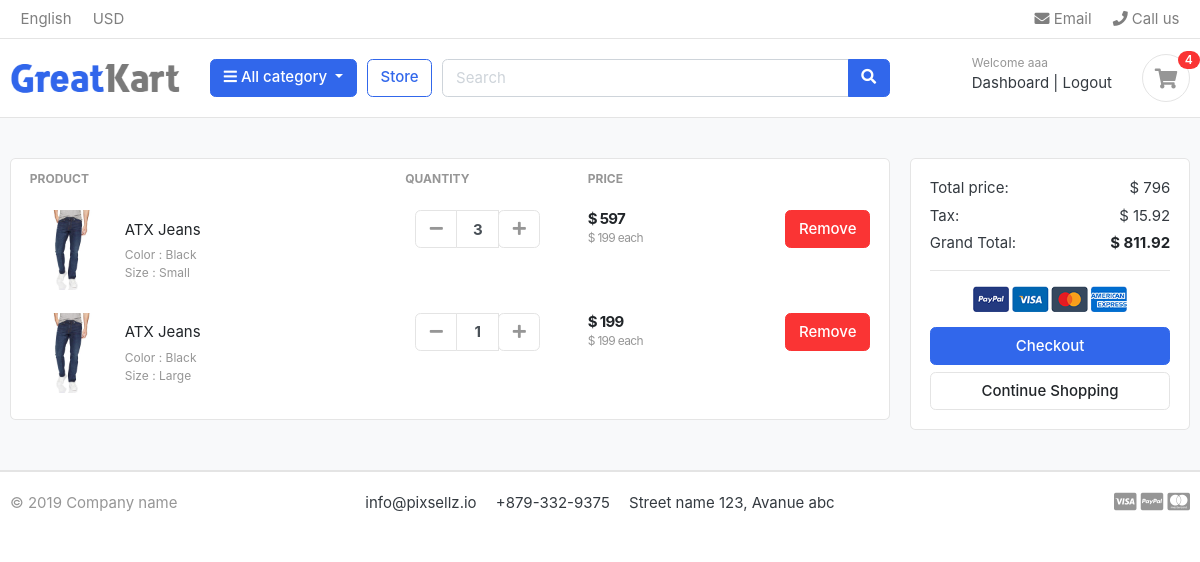
Screenshot of /cart/ (signed in) with the database file from the repository.
### accounts/models.py (models this page shows, shortened)
class Account(AbstractBaseUser):
    first_name = models.CharField(max_length=50)
    last_name = models.CharField(max_length=50)
    username = models.CharField(max_length=50,unique=True)
    email = models.EmailField(max_length=100,unique=True)
    phone_number = models.CharField(max_length=50)
    date_joined = models.DateTimeField(auto_now_add=True)
    last_login = models.DateTimeField(auto_now_add=True)
    is_admin = models.BooleanField(default=False)
    is_staff = models.BooleanField(default=False)
    is_active = models.BooleanField(default=False)
    is_superadmin = models.BooleanField(default=False)
    USERNAME_FIELD = 'email'
    REQUIRED_FIELDS = ['username','first_name','last_name']
    objects = MyAccountManager()

### carts/models.py (models this page shows, shortened)
class CartItem(models.Model):
    user = models.ForeignKey(Account,on_delete=models.CASCADE, null=True)
    product = models.ForeignKey(Product,on_delete= models.CASCADE)
    variations = models.ManyToManyField(Variation,blank=True)
    cart = models.ForeignKey(Cart,on_delete=models.CASCADE, null=True)
    quantity = models.IntegerField()
    is_active = models.BooleanField(default=True)
    def sub_total(self):
        return self.product.price * self.quantity

### store/models.py (models this page shows, shortened)
class Product(models.Model):
    product_name = models.CharField(max_length=200,unique=True)
    slug = models.SlugField(max_length=200,unique=True)
    description = models.TextField(max_length=500,blank=True)
    price = models.IntegerField()
    images = models.ImageField(upload_to='photos/products')
    stock = models.IntegerField()
    is_available = models.BooleanField(default=True)
    category = models.ForeignKey(Category,on_delete = models.CASCADE)
    created_date = models.DateTimeField(auto_now_add=True)
    modified_date = models.DateTimeField(auto_now=True)
    def get_url(self):
        return reverse('product_detail',args=[self.category.slug,self.slug])

class Variation(models.Model):
    product = models.ForeignKey(Product,on_delete=models.CASCADE)
    variation_category = models.CharField(max_length=100,choices=variation_category_choice)
    variation_value = models.CharField(max_length=100)
    is_active = models.BooleanField(default=True)
    created_date = models.DateTimeField(auto_now = True)
    objects = VariationManager()

### carts/views.py (the view)
# urls.py: path('',views.cart,name='cart'),
def cart(request, total=0,quantity=0,cart_items=None):
    try:
        tax = 0
        grand_total= 0
        if request.user.is_authenticated:
            cart_items = CartItem.objects.filter(user=request.user,is_active=True)
        else:
            cart = Cart.objects.get(cart_id = _cart_id(request))
            cart_items = CartItem.objects.filter(cart=cart,is_active=True)
        for cart_item in cart_items:
            total += (cart_item.product.price*cart_item.quantity)
            quantity += cart_item.quantity
        tax = (2*total)/100
        grand_total = total+tax
    except ObjectDoesNotExist:
        pass
    context = {
        'total':total,
        'quantity':quantity,
        'cart_items':cart_items,
        'tax':tax,
        'grand_total':grand_total
    }
    return render(request,'store/cart.html',context)

### carts/context_processors.py (called while the page is built)
def counter(request):
    cart_count = 0
    if 'admin' in request.path:
        return {}
    else:
        try:
            cart= Cart.objects.filter(cart_id=_cart_id(request))
            if request.user.is_authenticated:
                cart_items=CartItem.objects.all().filter(user=request.user)
            else:
                cart_items = CartItem.objects.all().filter(cart=cart[:1])
            for cart_item in cart_items:
                cart_count = cart_count + cart_item.quantity
        except Cart.DoesNotExist:
            cart_count = 0
    return dict(cart_count=cart_count)

### carts/views.py (called while the page is built)
def _cart_id(request):
    cart = request.session.session_key
    if not cart:
        cart = request.session.create()
    return cart

### category/context_processors.py (called while the page is built)
def menu_links(request):
    links = Category.objects.all()
    return dict(links=links)

### category/models.py (called while the page is built)
    def get_url(self):
        return reverse('products_by_category',args=[self.slug])

### templates/store/cart.html (shortened to what this page needs)
{% extends 'base.html'%}
{% load static %}
{% block content %}
<section class="section-content padding-y bg">
<div class="container">
{% if not cart_items %}
<h2 class="text-center text-danger">Your Shopping Cart is Empty</h2>
<br>
<div class="text-center">
	<a href="{% url 'store' %}" class="btn btn-primary">Continue Shopping </a>
</div>
{% else %}
<div class="row">
	<aside class="col-lg-9">
<div class="card">
<table class="table table-borderless table-shopping-cart">
<thead class="text-muted">
<tr class="small text-uppercase">
  <th scope="col">Product</th>
  <th scope="col" width="120">Quantity</th>
  <th scope="col" width="120">Price</th>
  <th scope="col" class="text-right" width="200"> </th>
</tr>
</thead>
<tbody>
{% for cart_item in cart_items %}
<tr>
	<td>
		<figure class="itemside align-items-center">
			<div class="aside"><img src="{{ cart_item.product.images.url }}" class="img-sm"></div>
			<figcaption class="info">
				<a href="{{ cart_item.product.get_url }}" class="title text-dark">{{ cart_item.product.product_name}}</a>
				<p class="text-muted small">
					{% if cart_item.variations.all %}
					{% for item in cart_item.variations.all %}
						{{ item.variation_category | capfirst }} : {{item.variation_value | capfirst}}<br>
					{% endfor %}
					{% endif %}
				 </p>
			</figcaption>
		</figure>
	</td>
	<td>
					<div class="col">
						<div class="input-group input-spinner">
							<div class="input-group-prepend">
							<a href="{% url 'remove_cart' cart_item.product.id  cart_item.id %}" class="btn btn-light" type="button" id="button-plus"> <i class="fa fa-minus"></i> </a>
							</div>
							<input type="text" class="form-control"  value="{{ cart_item.quantity}}">
							<div class="input-group-append">
							<form action="{% url 'add_cart' cart_item.product.id %}" method="POST">
								<button type="submit" class="btn btn-light"  id="button-minus"> <i class="fa fa-plus"></i> </button>
								</form>
						</div>
						</div>
					</div>
	</td>
	<td>
		<div class="price-wrap">
			<var class="price">$ {{cart_item.sub_total }}</var>
			<small  class="text-muted"> $ {{ cart_item.product.price}} each </small>
		</div>
	</td>
	<td class="text-right">
	<a href="{% url 'remove_cart_item' cart_item.product.id cart_item.id %}" onclick="return confirm('Are you sure you want to delete this item ?')" class="btn btn-danger"> Remove</a>
	</td>
</tr>
{% endfor %}
</tbody>
</table>
</div>
	</aside>
	<aside class="col-lg-3">
		<div class="card">
		<div class="card-body">
			<dl class="dlist-align">
			  <dt>Total price:</dt>
			  <dd class="text-right">$ {{ total}}</dd>
			</dl>
			<dl class="dlist-align">
			  <dt>Tax:</dt>
			  <dd class="text-right"> $ {{tax}}</dd>
			</dl>
			<dl class="dlist-align">
			  <dt>Grand Total:</dt>
			  <dd class="text-right text-dark b"><strong>$ {{grand_total}}</strong></dd>
			</dl>
			<hr>
			<p class="text-center mb-3">
				<img src="{% static './images/misc/payments.png' %}" height="26">
			</p>
			<a href="{% url 'checkout'%}" class="btn btn-primary btn-block"> Checkout </a>
			<a href="{% url 'store' %}" class="btn btn-light btn-block">Continue Shopping</a>
		</div>
		</div>
</aside>
</div>
{% endif %}
</div>
</section>
{% endblock %}

### templates/includes/navbar.html (shortened to what this page needs)
{% load static %}
  <header class="section-header">
  <nav class="navbar p-md-0 navbar-expand-sm navbar-light border-bottom">
  <div class="container">
    <div class="collapse navbar-collapse" id="navbarTop4">
      <ul class="navbar-nav mr-auto">
      	<li class="nav-item dropdown">
  		 	<a href="#" class="nav-link">   English </a>
  		</li>
  		<li class="nav-item dropdown">
  			<a href="#" class="nav-link"> USD </a>
  		</li>
      </ul>
      <ul class="navbar-nav">
  		<li><a href="#" class="nav-link"> <i class="fa fa-envelope"></i> Email </a></li>
  		<li><a href="#" class="nav-link"> <i class="fa fa-phone"></i> Call us </a></li>
  	</ul>
    </div>
  </div>
  </nav>
<section class="header-main border-bottom">
  	<div class="container">
  <div class="row align-items-center">
  	<div class="col-lg-2 col-md-3 col-6">
  		<a href="{% url 'home'%}" class="brand-wrap">
  			<img class="logo" src="{% static './images/logo.png' %}">
  		</a>
  	</div>
  	<div class="col-lg col-sm col-md col-6 flex-grow-0">
  		<div class="category-wrap dropdown d-inline-block float-right">
  			<button type="button" class="btn btn-primary dropdown-toggle" data-toggle="dropdown">
  				<i class="fa fa-bars"></i> All category
  			</button>
  		</div>
  	</div>
  	<a href="{% url 'store' %}" class="btn btn-outline-primary">Store</a>
  	<div class="col-lg  col-md-6 col-sm-12 col">
  		<form action="{% url 'search' %}" class="search" method='GET'>
  			<div class="input-group w-100">
  			    <input type="text" class="form-control" style="width:60%;" placeholder="Search" name='keyword'>
  			    <div class="input-group-append">
  			      <button class="btn btn-primary" type="submit">
  			        <i class="fa fa-search"></i>
  			      </button>
  			    </div>
  		    </div>
  		</form>
  	</div>
  	<div class="col-lg-3 col-sm-6 col-8 order-2 order-lg-3">
  				<div class="d-flex justify-content-end mb-3 mb-lg-0">
            {% if user.id is None %}
  					<div class="widget-header">
  						<small class="title text-muted">Welcome guest!</small>
  						<div>
  							<a href="{% url 'login' %}">Sign in</a> <span class="dark-transp"> | </span>
  							<a href="{% url 'register' %}"> Register</a>
  						</div>
  					</div>
            {% else %}
            <div class="widget-header">
              <small class="title text-muted">Welcome {{user.first_name}}</small>
              <div>
                <a href="{% url 'dashboard' %}">Dashboard </a> <span class="dark-transp"> | </span>
                <a href="{% url 'logout' %}"> Logout </a>
              </div>
            </div>
            {% endif %}
  					<a href="{% url 'cart' %}" class="widget-header pl-3 ml-3">
  						<div class="icon icon-sm rounded-circle border"><i class="fa fa-shopping-cart"></i></div>
  						<span class="badge badge-pill badge-danger notify">{{ cart_count}}</span>
  					</a>
  				</div>
  			</div>
  </div>
  	</div>
  </section>
  </header>

### STATIC/css/ui.css (style rules this page uses)
html { font-family: "Inter", sans-serif; font-size: 15px; }
.price-wrap { letter-spacing: -0.7px; }
.icon-xs, .icon-sm, .icon-md, .icon-lg { display: inline-block; text-align: center; flex-shrink: 0; flex-grow: 0; }
.icon-sm { width: 48px; height: 48px; line-height: 48px !important; font-size: 20px; }
.img-xs, .img-sm, .img-md, .img-lg { -o-object-fit: cover; object-fit: cover; flex-shrink: 0; flex-grow: 0; }
.img-sm { width: 80px; height: 80px; }
.padding-y { padding-top: 40px; padding-bottom: 40px; }
var { font-style: normal; }
figure { margin-bottom: 0; }
.bg { background-color: #f8f9fa; }
.b { font-weight: 600; }
p:last-child { margin-bottom: 0; }
.header-main { position: relative; padding-top: 1rem; padding-bottom: 1rem; }
.brand-wrap .logo, .navbar-brand .logo { margin-right: 7px; max-height: 42px; display: inline-block; }
.widget-header { display: inline-block; vertical-align: middle; position: relative; }
.widget-header a { color: #343a40; }
.widget-header i { color: #969696; }
.widget-header .title { display: block; }
.widget-header .notify { position: absolute; top: -3px; right: -10px; }
.btn-light { background-color: #fff; border-color: #e4e4e4; }
.btn-light i { color: #969696; }
.itemside { position: relative; display: flex; width: 100%; }
.itemside .aside { position: relative; flex-shrink: 0; }
.itemside .info { padding-left: 15px; padding-right: 7px; }
.itemside p { margin-bottom: 0; }
.itemside .title { display: block; margin-bottom: 5px; color: #212529; }
[class*=dlist-] { margin-bottom: 5px; }
[class*=dlist-] dd { margin-bottom: 0; }
.dlist-align { display: flex; }
.dlist-align dt { width: 150px; word-wrap: break-word; font-weight: normal; }
.dlist-align dd { flex-grow: 1; }
.notify { position: absolute; top: -4px; right: -10px; display: inline-block; padding: 0.25em 0.6em; font-size: 12px; line-height: 1; text-align: center; border-radius: 3rem; color: #fff; background-color: #fa3434; }
.price { font-weight: 600; color: #212529; }
.input-spinner { width: 125px; flex-wrap: nowrap; display: inline-flex; vertical-align: middle; }
.input-spinner input.form-control { text-align: center; max-width: 46px; font-weight: bold; flex-basis: 46px; border-color: #e4e4e4; flex-grow: 0; }
.input-spinner .btn { width: 42px; text-align: center; padding-left: 0.5rem; padding-right: 0.5rem; }
.table-shopping-cart.table td, .table-shopping-cart.table th { padding-left: 1.25rem; padding-right: 1.25rem; }
.table-shopping-cart .price-wrap { line-height: 1.2; }
.table-shopping-cart .price { font-weight: bold; margin-right: 5px; display: block; }

### rows the page displays
Account: first_name "aaa"
CartItem: product.images (picture), product.product_name "ATX Jeans", quantity "3", sub_total "597", product.price "199"
Variation: variation_category "Color", variation_value "Black"
Variation: variation_category "Size", variation_value "Small"
CartItem: product.images (picture), product.product_name "ATX Jeans", quantity "1", sub_total "199", product.price "199"
Variation: variation_category "Size", variation_value "Large"

### other values shown
{{ cart_count }} "4"
{{ total }} "796"
{{ tax }} "15.92"
{{ grand_total }} "811.92"
